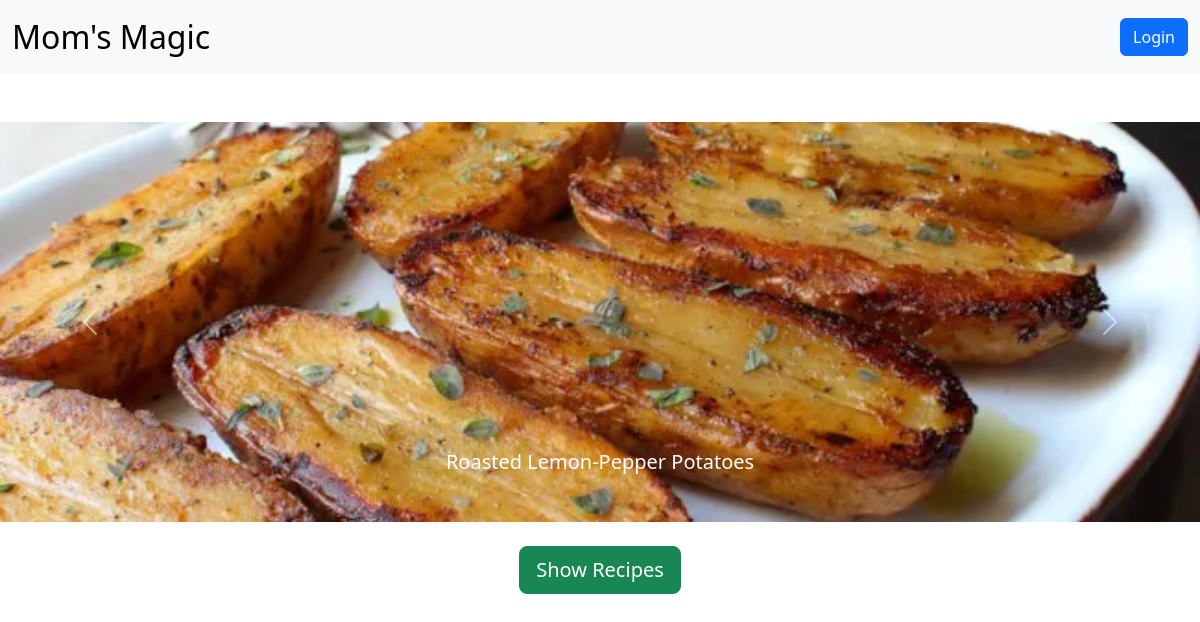
The page / on the database its author committed.
### vege/models.py (models this page shows)
class Receipe(models.Model):
    user=models.ForeignKey(User,on_delete=models.SET_NULL,null=True,blank=True)
    receipe_name= models.CharField(max_length=100)
    receipe_description= models.TextField()
    receipe_image= models.ImageField(upload_to="receipe")

### vege/views.py (the view)
# urls.py: 2. Add a URL to urlpatterns:  path('', views.home, name='home')
def home(request):
    receipes = Receipe.objects.all()  # Get all recipes to show in the slideshow
    context = {'receipes': receipes}
    return render(request, 'home.html', context)

### vege/templates/home.html (shortened to what this page needs)
<!DOCTYPE html>
<html lang="en">
<head>
    <link href="https://cdn.jsdelivr.net/npm/bootstrap@5.3.0-alpha3/dist/css/bootstrap.min.css" rel="stylesheet">
</head>
<body>
  <nav class="navbar navbar-expand-lg navbar-light bg-body-tertiary">
    <div class="container-fluid">
      <a class="navbar-brand" href="#">Mom's Magic</a>
      <div class="ms-auto">
        <a href="/login/" class="btn btn-primary">Login</a>
      </div>
    </div>
  </nav>
  <div id="recipeCarousel" class="carousel slide mt-5" data-bs-ride="carousel">
    <div class="carousel-inner">
      {% for receipe in receipes %}
      <div class="carousel-item {% if forloop.first %}active{% endif %}">
        <img src="/media/{{ receipe.receipe_image }}" class="d-block w-100" alt="Recipe Image" style="height: 400px; object-fit: cover;">
        <div class="carousel-caption d-none d-md-block">
          <h5>{{ receipe.receipe_name }}</h5>
        </div>
      </div>
      {% endfor %}
    </div>
    <button class="carousel-control-prev" type="button" data-bs-target="#recipeCarousel" data-bs-slide="prev">
      <span class="carousel-control-prev-icon" aria-hidden="true"></span>
    </button>
    <button class="carousel-control-next" type="button" data-bs-target="#recipeCarousel" data-bs-slide="next">
      <span class="carousel-control-next-icon" aria-hidden="true"></span>
    </button>
  </div>
  <div class="text-center mt-4">
    <a href="/login/" class="btn btn-success btn-lg">Show Recipes</a>
  </div>
</body>
</html>

### vege/templates/home.html (style rules this page uses)
.navbar-brand { font-size: 2rem; }

### rows shown on the page
Receipe: receipe_image (picture), receipe_name "Roasted Lemon-Pepper Potatoes"
